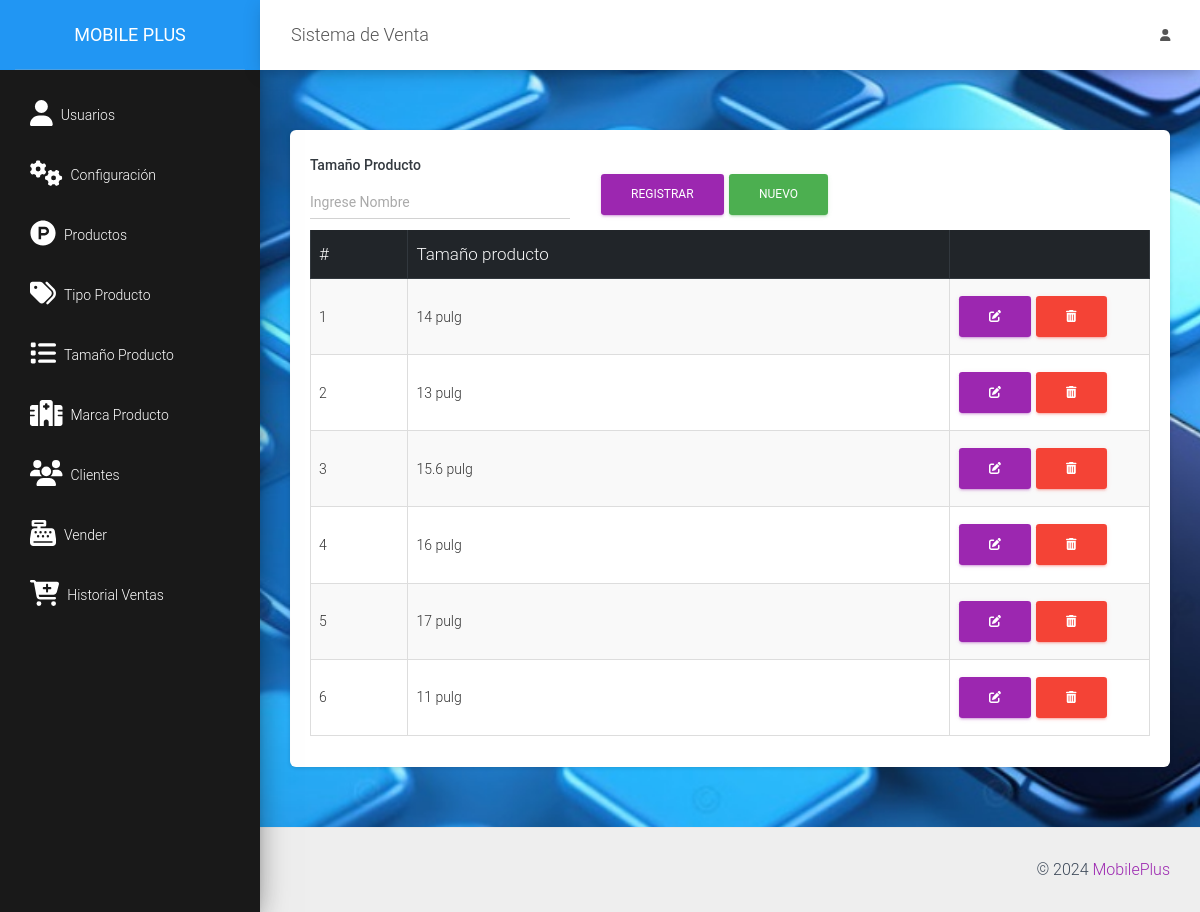
The page /src/presentacion.php (signed in) on the database its author committed.
### tables this page shows
CREATE TABLE `presentacion` (
  `id` int(11) NOT NULL,
  `nombre` varchar(100) NOT NULL,
  `nombre_corto` varchar(100) NOT NULL,
  `estado` int(11) NOT NULL
);

### src/presentacion.php (the view, shortened to what this page needs)
<?php
include_once "includes/header.php";
?>
<div class="card">
    <div class="card-body">
        <div class="row">
            <div class="col-md-12">
                <form action="" method="post" autocomplete="off" id="formulario">
                    <div class="row">
                        <div class="col-md-4">
                            <div class="form-group">
                                <label for="nombre" class="text-dark font-weight-bold">Tamaño Producto</label>
                                <input type="text" placeholder="Ingrese Nombre" name="nombre" id="nombre" class="form-control">
                            </div>
                        </div>
                        <div class="col-md-4 mt-4">
                            <input type="submit" value="Registrar" class="btn btn-primary" id="btnAccion">
                            <input type="button" value="Nuevo" class="btn btn-success" id="btnNuevo" onclick="limpiar()">
                        </div>
                    </div>
                </form>
            </div>
            <div class="col-md-12">
                <div class="table-responsive">
                    <table class="table table-striped table-bordered" id="tbl">
                        <thead class="thead-dark">
                            <tr>
                                <th>#</th>
                                <th>Tamaño producto</th>
                                <th></th>
                            </tr>
                        </thead>
                        <tbody>
                            <?php
                            include "../conexion.php";
                            $query = mysqli_query($conexion, "SELECT * FROM presentacion WHERE estado = 0");
                            $result = mysqli_num_rows($query);
                            if ($result > 0) {
                                while ($data = mysqli_fetch_assoc($query)) { ?>
                                    <tr>
                                        <td><?php echo $data['id']; ?></td>
                                        <td><?php echo $data['nombre']; ?></td>
                                        <td style="width: 200px;">
                                            <a href="#" onclick="editarPresent(<?php echo $data['id']; ?>)" class="btn btn-primary"><i class='fas fa-edit'></i></a>
                                            <form action="eliminar_present.php?id=<?php echo $data['id']; ?>" method="post" class="confirmar d-inline">
                                                <button class="btn btn-danger" type="submit"><i class='fas fa-trash-alt'></i> </button>
                                            </form>
                                        </td>
                                    </tr>
                            <?php }
                            } ?>
                        </tbody>
                    </table>
                </div>
            </div>
        </div>
    </div>
</div>
<?php include_once "includes/footer.php"; ?>

### rows shown on the page
presentacion: id "1", nombre "14 pulg"
presentacion: id "2", nombre "13 pulg"
presentacion: id "3", nombre "15.6 pulg"
presentacion: id "4", nombre "16 pulg"
presentacion: id "5", nombre "17 pulg"
presentacion: id "6", nombre "11 pulg"
